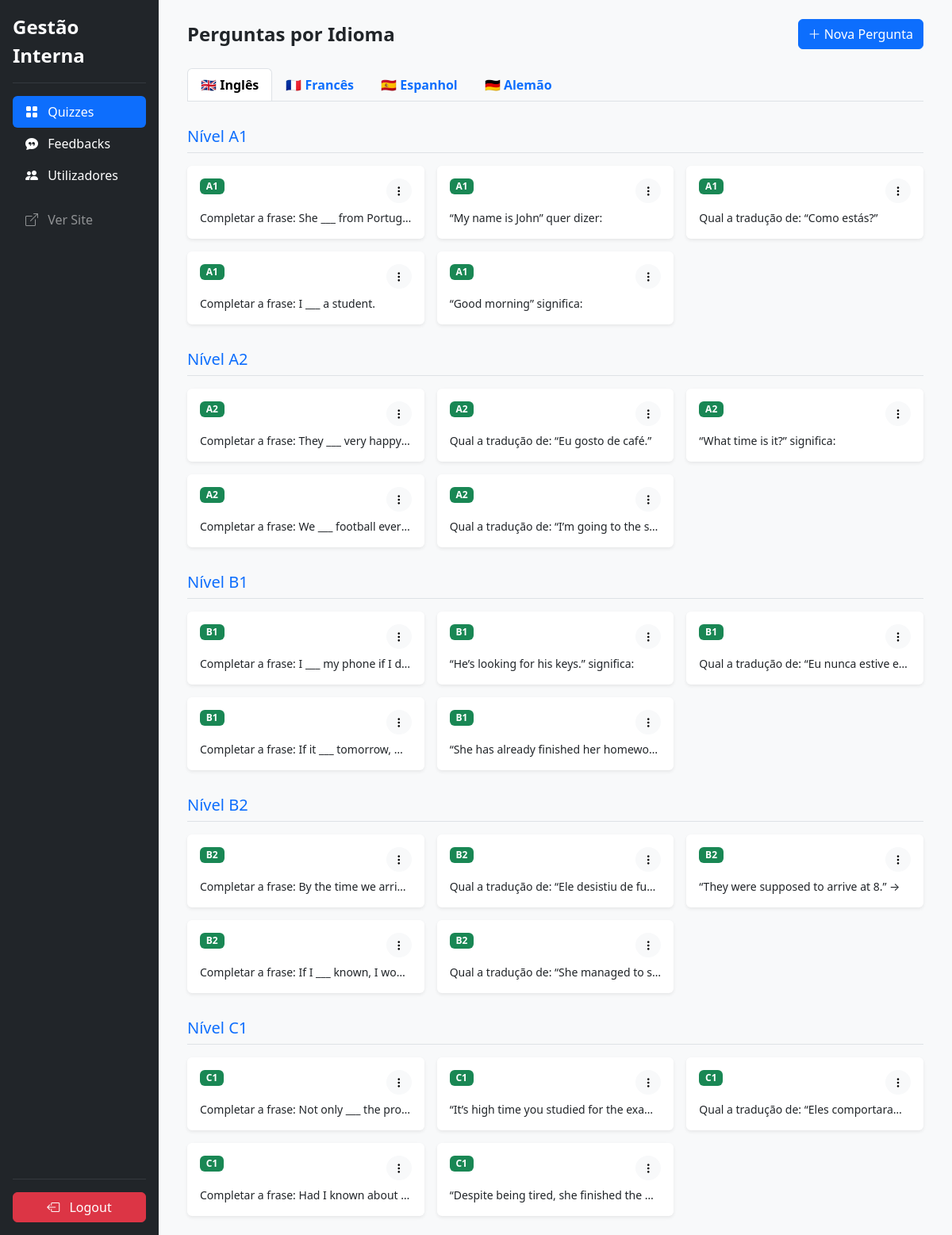
The page /admin/gest_quizz.php (signed in) on the database its author committed.
### tables this page shows
CREATE TABLE IF NOT EXISTS `perguntas_quiz` (
  `id` int NOT NULL AUTO_INCREMENT,
  `idioma` varchar(2) NOT NULL,
  `nivel` varchar(2) NOT NULL,
  `pergunta` text NOT NULL,
  `opcao_a` varchar(255) NOT NULL,
  `opcao_b` varchar(255) NOT NULL,
  `opcao_c` varchar(255) NOT NULL,
  `opcao_d` varchar(255) NOT NULL,
  `resposta_correta` char(1) NOT NULL,
  `criado_em` datetime DEFAULT CURRENT_TIMESTAMP,
  PRIMARY KEY (`id`)
);

### admin/gest_quizz.php (the view, shortened to what this page needs)
<?php
require_once '../includes/connection.php';
$stmt = $pdo->query("SELECT * FROM perguntas_quiz ORDER BY idioma, nivel, id DESC");
$todas_perguntas = $stmt->fetchAll();
$dados = [];
foreach ($todas_perguntas as $p) {
    $dados[$p['idioma']][$p['nivel']][] = $p;
}
$idiomas_map = [
    'en' => ['nome' => 'Inglês', 'flag' => '🇬🇧'],
    'fr' => ['nome' => 'Francês', 'flag' => '🇫🇷'],
    'es' => ['nome' => 'Espanhol', 'flag' => '🇪🇸'],
    'al' => ['nome' => 'Alemão', 'flag' => '🇩🇪']
];
$niveis = ['A1', 'A2', 'B1', 'B2', 'C1'];
?>
<!DOCTYPE html>
<html lang="pt-pt">
<head>
    <link rel="stylesheet" href="../bootstrap/css/bootstrap.min.css">
    <link rel="stylesheet" href="../bootstrap/css/bootstrap-icons.min.css">
</head>
<body class="bg-light">
<div class="container-fluid">
    <div class="row">
        <div class="col-lg-3 col-xl-2 p-0 bg-dark sidebar-col">
            <?php require_once 'includes/admin_nav.php'; ?>
        </div>
        <div class="col-12 col-lg-9 col-xl-10">
            <div class="p-4">
                <div class="d-flex flex-column flex-md-row justify-content-between align-items-md-center mb-4 gap-3">
                    <h2 class="h4 fw-bold mb-0">Perguntas por Idioma</h2>
                    <a href="adicionar_pergunta.php" class="btn btn-primary">
                        <i class="bi bi-plus-lg"></i> <span class="d-none d-sm-inline">Nova Pergunta</span>
                    </a>
                </div>
                <ul class="nav nav-tabs mb-4 flex-nowrap overflow-auto" id="myTab" role="tablist">
                    <?php foreach($idiomas_map as $code => $info): ?>
                        <li class="nav-item" role="presentation">
                            <button class="nav-link text-nowrap <?php echo ($code=='en')?'active':''; ?> fw-bold"
                                    id="<?php echo $code; ?>-tab"
                                    data-bs-toggle="tab"
                                    data-bs-target="#<?php echo $code; ?>"
                                    type="button">
                                <?php echo $info['flag'].' '.$info['nome']; ?>
                            </button>
                        </li>
                    <?php endforeach; ?>
                </ul>
                <div class="tab-content" id="myTabContent">
                    <?php foreach($idiomas_map as $code => $info): ?>
                    <div class="tab-pane fade <?php echo ($code=='en')?'show active':''; ?>" id="<?php echo $code; ?>">
                        <?php if (isset($dados[$code])): ?>
                            <?php foreach($niveis as $lvl): ?>
                                <?php if(isset($dados[$code][$lvl])): ?>
                                    <h5 class="border-bottom pb-2 mb-3 text-primary mt-4 sticky-top bg-light py-2" style="top: 0px; z-index: 1;">
                                        Nível <?php echo $lvl; ?>
                                    </h5>
                                    <div class="row row-cols-1 row-cols-md-2 row-cols-xl-3 g-3">
                                        <?php foreach($dados[$code][$lvl] as $p): ?>
                                            <div class="col">
                                                <div class="card h-100 border-0 shadow-sm">
                                                    <div class="card-body">
                                                        <div class="d-flex justify-content-between align-items-start mb-2">
                                                            <span class="badge bg-success"><?php echo $p['nivel']; ?></span>
                                                            <div class="dropdown">
                                                                <button class="btn btn-sm btn-light rounded-circle" type="button" data-bs-toggle="dropdown">
                                                                    <i class="bi bi-three-dots-vertical"></i>
                                                                </button>
                                                            </div>
                                                        </div>
                                                        <p class="small text-truncate mb-0"><?php echo htmlspecialchars($p['pergunta']); ?></p>
                                                    </div>
                                                </div>
                                            </div>
                                        <?php endforeach; ?>
                                    </div>
                                <?php endif; ?>
                            <?php endforeach; ?>
                        <?php endif; ?>
                    </div>
                    <?php endforeach; ?>
                </div>
            </div>
        </div>
    </div>
</div>
</body>
</html>

### admin/gest_quizz.php (style rules this page uses)
@media (min-width: 992px) { .sidebar-col { min-height: 100vh; } }

### rows shown on the page
perguntas_quiz: nivel "A1", pergunta "Completar a frase: She ___ from Portug…"
perguntas_quiz: nivel "A1", pergunta "“My name is John” quer dizer:"
perguntas_quiz: nivel "A1", pergunta "Qual a tradução de: “Como estás?”"
perguntas_quiz: nivel "A1", pergunta "Completar a frase: I ___ a student."
perguntas_quiz: nivel "A1", pergunta "“Good morning” significa:"
perguntas_quiz: nivel "A2", pergunta "Completar a frase: They ___ very happy…"
perguntas_quiz: nivel "A2", pergunta "Qual a tradução de: “Eu gosto de café.”"
perguntas_quiz: nivel "A2", pergunta "“What time is it?” significa:"
perguntas_quiz: nivel "A2", pergunta "Completar a frase: We ___ football ever…"
perguntas_quiz: nivel "A2", pergunta "Qual a tradução de: “I’m going to the s…"
perguntas_quiz: nivel "B1", pergunta "Completar a frase: I ___ my phone if I d…"
perguntas_quiz: nivel "B1", pergunta "“He’s looking for his keys.” significa:"
perguntas_quiz: nivel "B1", pergunta "Qual a tradução de: “Eu nunca estive e…"
perguntas_quiz: nivel "B1", pergunta "Completar a frase: If it ___ tomorrow, w…"
perguntas_quiz: nivel "B1", pergunta "“She has already finished her homewo…"
perguntas_quiz: nivel "B2", pergunta "Completar a frase: By the time we arriv…"
perguntas_quiz: nivel "B2", pergunta "Qual a tradução de: “Ele desistiu de fu…"
perguntas_quiz: nivel "B2", pergunta "“They were supposed to arrive at 8.” →"
perguntas_quiz: nivel "B2", pergunta "Completar a frase: If I ___ known, I wo…"
perguntas_quiz: nivel "B2", pergunta "Qual a tradução de: “She managed to s…"
perguntas_quiz: nivel "C1", pergunta "Completar a frase: Not only ___ the pro…"
perguntas_quiz: nivel "C1", pergunta "“It’s high time you studied for the exa…"
perguntas_quiz: nivel "C1", pergunta "Qual a tradução de: “Eles comportara…"
perguntas_quiz: nivel "C1", pergunta "Completar a frase: Had I known about…"
perguntas_quiz: nivel "C1", pergunta "“Despite being tired, she finished the…"

### other values the page prints
$info['flag'] "🇬🇧"
$info['nome'] "Inglês"
$info['flag'] "🇫🇷"
$info['nome'] "Francês"
$info['flag'] "🇪🇸"
$info['nome'] "Espanhol"
$info['flag'] "🇩🇪"
$info['nome'] "Alemão"
$lvl "A1"
$lvl "A2"
$lvl "B1"
$lvl "B2"
$lvl "C1"
